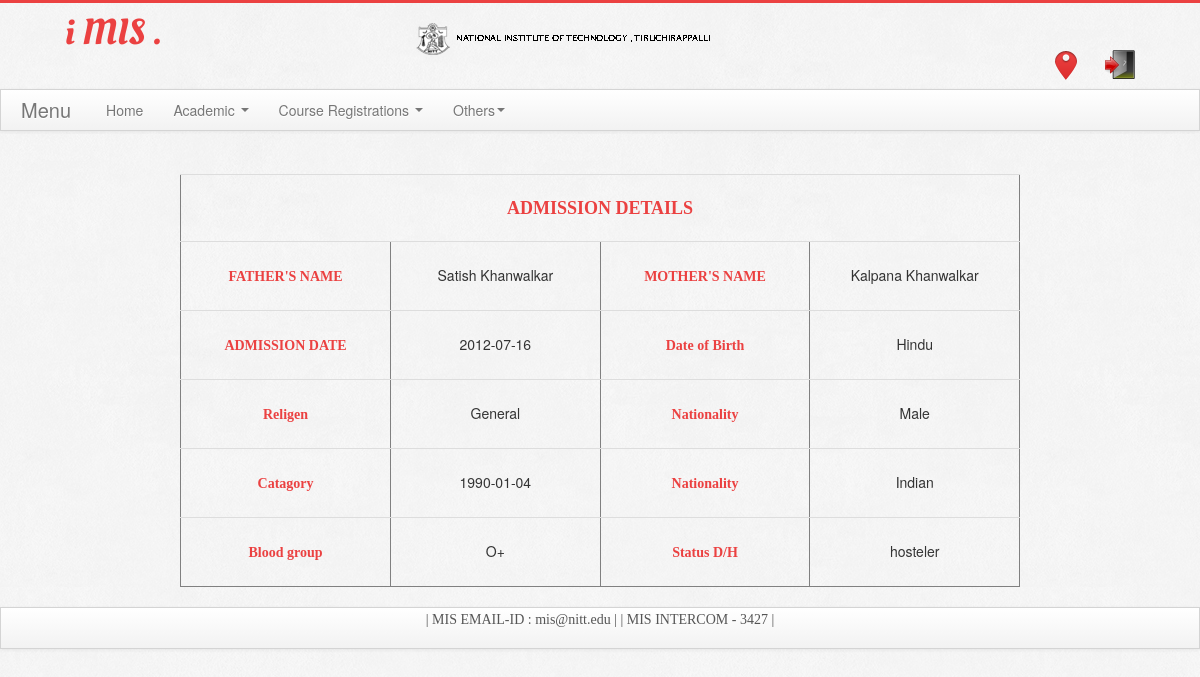
/admission.php (signed in), run on the app's committed database.
### tables this page shows
CREATE TABLE IF NOT EXISTS `admission_details` (
  `rollno` int(9) NOT NULL,
  `father` varchar(50) NOT NULL,
  `mother` varchar(50) NOT NULL,
  `doa` date NOT NULL,
  `religion` varchar(20) NOT NULL,
  `catagory` varchar(11) NOT NULL,
  `gender` varchar(11) NOT NULL,
  `dob` date NOT NULL,
  `nationality` varchar(11) NOT NULL,
  `bloodgroup` varchar(11) NOT NULL,
  `status` varchar(11) NOT NULL
);

### admission.php (the view, shortened to what this page needs)
<?php
$q="select * from admission_details where rollno=".$_SESSION['user'];
$res=mysql_query($q);
$row=mysql_fetch_array($res);
?>
<!DOCTYPE html >
<html xmlns="http://www.w3.org/1999/xhtml">
<head>
<link rel="stylesheet" href="css/bkno.css" type="text/css" />
<link rel="stylesheet" href="css/bqgo.css" type="text/css" />
<link rel="stylesheet" href="css/style.css" type="text/css" />
        <link rel="stylesheet" href="bootstrap/css/bootstrap.min.css">
<link href="css/bootstrap-responsive.css" rel="stylesheet">
</head>
<body>
<div class="header">
            <div class="container">
                <div class="row">
                    <div class="logo span4">
                        <h1><span class="red">i MIS .</span></h1>
                    </div>
                    <div class="logo span5">
                        <span class="red"><img class="nitt" src="img/nitt logo1.png" /></span>
                    </div>
                    <div class="links span8">
                        <a class="home" href="https://www.nitt.edu" rel="tooltip" data-placement="bottom" data-original-title="Home"></a>
                        <a class="blog" href="logout.php" rel="tooltip" data-placement="bottom" data-original-title="Blog"></a>
                    </div>
                </div>
            </div>
        </div>
<div class="navbar">
  <div class="navbar-inner">
    <div class="container">
      <a class="brand" href="#">Menu</a>
      <div class="nav-collapse">
        <ul class="nav">
          <li><a href="home.php"><i class="icon-home icon-white"></i> Home</a></li>
          <li class="dropdown">
            <a href="#" class="dropdown-toggle" data-toggle="dropdown">Academic <b class="caret"></b></a>
          </li>
          <li class="dropdown">
            <a href="#" class="dropdown-toggle" data-toggle="dropdown">Course Registrations <b class="caret"></b></a>
          </li>
          <li class="dropdown">
            <a href="#" class="dropdown-toggle" data-toggle="dropdown">Others<b class="caret"></b></a>
          </li>
        </ul>
      </div>
    </div>
  </div>
</div>
<div class="main">
<center>
<br><br>
<table width="500" border="1" cellspacing="5" class="table">
 <tr>
<th scope="row" colspan="5"><font face="Ebrima" color="#eb4141" size="+1">ADMISSION DETAILS</font></th>
  </tr>
  <tr>
    <th scope="row"><font face="Ebrima" color="#eb4141">FATHER'S NAME</font></th>
    <td><?php echo $row['father'];?></td>
        <th><font color="#eb4141" face="Ebrima">MOTHER'S NAME</font></th>
        <td><?php echo $row['mother'];?></td>
  </tr>
  <tr>
    <th scope="row"><font color="#eb4141" face="Ebrima">ADMISSION DATE</font></th>
    <td><?php echo $row['doa'];?></td>
        <th><font color="#eb4141" face="Ebrima">Date of Birth</font></th>
        <td><?php echo $row['religion'];?></td>
  </tr>
  <tr>
    <th scope="row"><font color="#eb4141" face="Ebrima">Religen</font></th>
    <td><?php echo $row['catagory'];?></td>
    <th><font color="#eb4141" face="Ebrima">Nationality</font></th>
    <td><?php echo $row['gender'];?></td>
  </tr>
  <tr>
    <th scope="row"><font color="#eb4141" face="Ebrima">Catagory</font></th>
    <td><?php echo $row['dob'];?></td>
    <th><font color="#eb4141" face="Ebrima">Nationality</font></th>
    <td><?php echo $row['nationality'];?></td>
  </tr>
  <tr>
    <th scope="row"><font color="#eb4141" face="Ebrima">Blood group</font></th>
    <td><?php echo $row['bloodgroup'];?></td>
    <th><font color="#eb4141" face="Ebrima">Status D/H</font></th>
    <td><?php echo $row['status'];?></td>
  </tr>
    </table>
</center>
</div>
<div class="navbar-inner">
<center>
<font face="Ebrima" class="homefttext">| MIS EMAIL-ID : mis@nitt.edu | | MIS INTERCOM - 3427 |</font>
</center>
</div>
</body>
</html>

### css/style.css (style rules this page uses)
body { background:url(../img/pattern.jpg) repeat; text-align: left; font-family: 'PT Sans', Helvetica, Arial, sans-serif; color: #555; font-size: 16px; font-weight: 400; }
.red { color: #eb4141; }
.header { margin: 0 auto; padding-bottom: 5px; background: #f8f8f8 url(../img/pattern.jpg) repeat; border-top: 3px solid #eb4141; -moz-box-shadow: 0 1px 5px 0 rgba(0,0,0,.3); -webkit-box-shadow: 0 1px 5px 0 rgba(0,0,0,.3); box-shadow: 0 1px 5px 0 rgba(0,0,0,.3); }
.logo h1 { padding-left: 50px; font-family: 'Oleo Script', cursive; font-size: 36px; font-weight: 400; }
.links { text-align: right; }
.links a { display: inline-block; width: 30px; height: 30px; margin: 15px 0 0 20px; }
.links a.home { background: url(../img/home.png) center center no-repeat; }
.links a.blog { background: url(../img/exit.png) center center no-repeat; margin-right: 50px; }
.main { position:relative; height:100%; width:100%; background:url(../img/pattern.jpg); }
.nitt { position:relative; top:20px; }
.homefttext { color:#555; }

### data on the page
admission_details: father "Satish Khanwalkar", mother "Kalpana Khanwalkar", doa "2012-07-16", religion "Hindu", catagory "General", gender "Male", dob "1990-01-04", nationality "Indian", bloodgroup "O+", status "hosteler"
